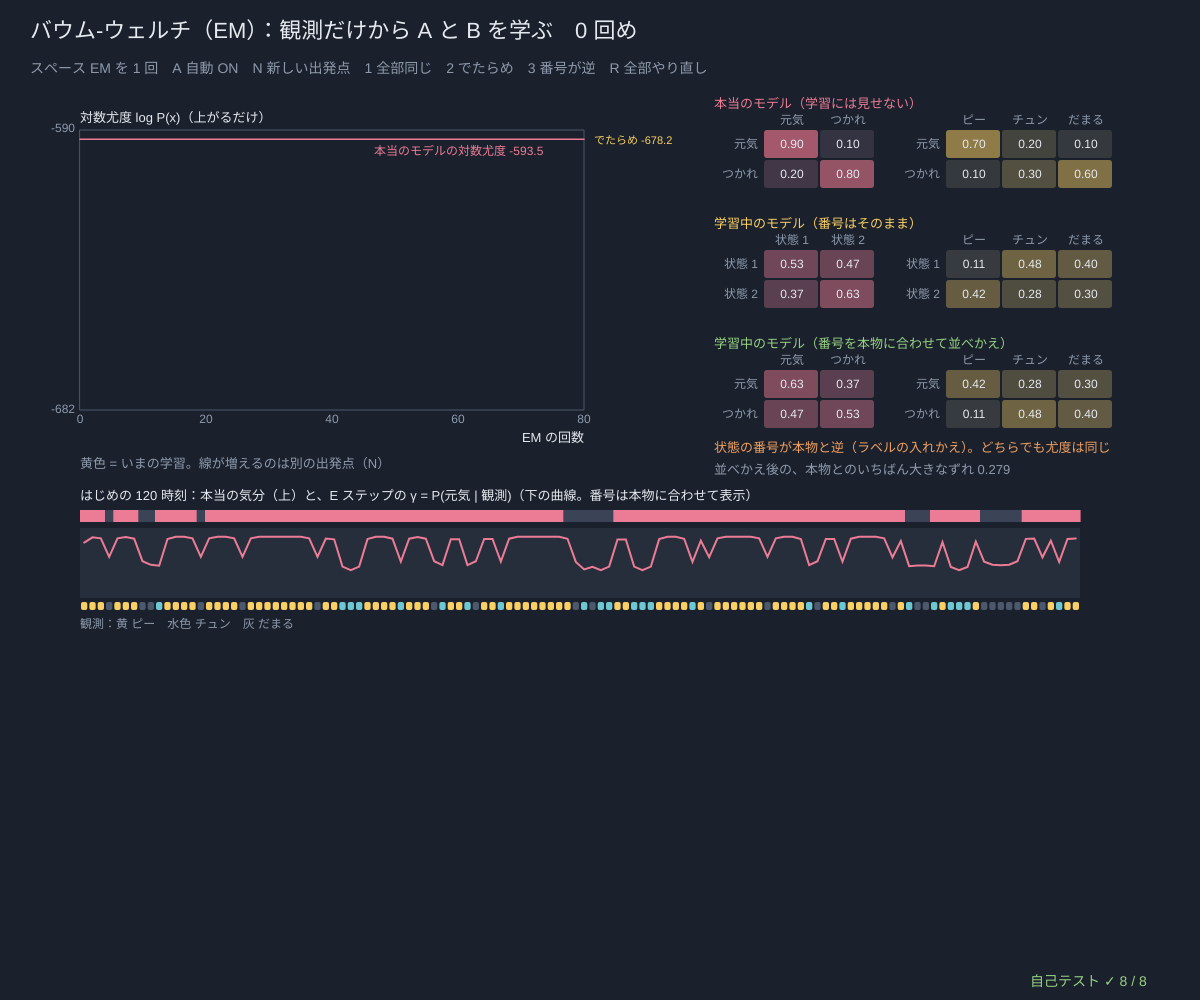
Frame 1 (no input)
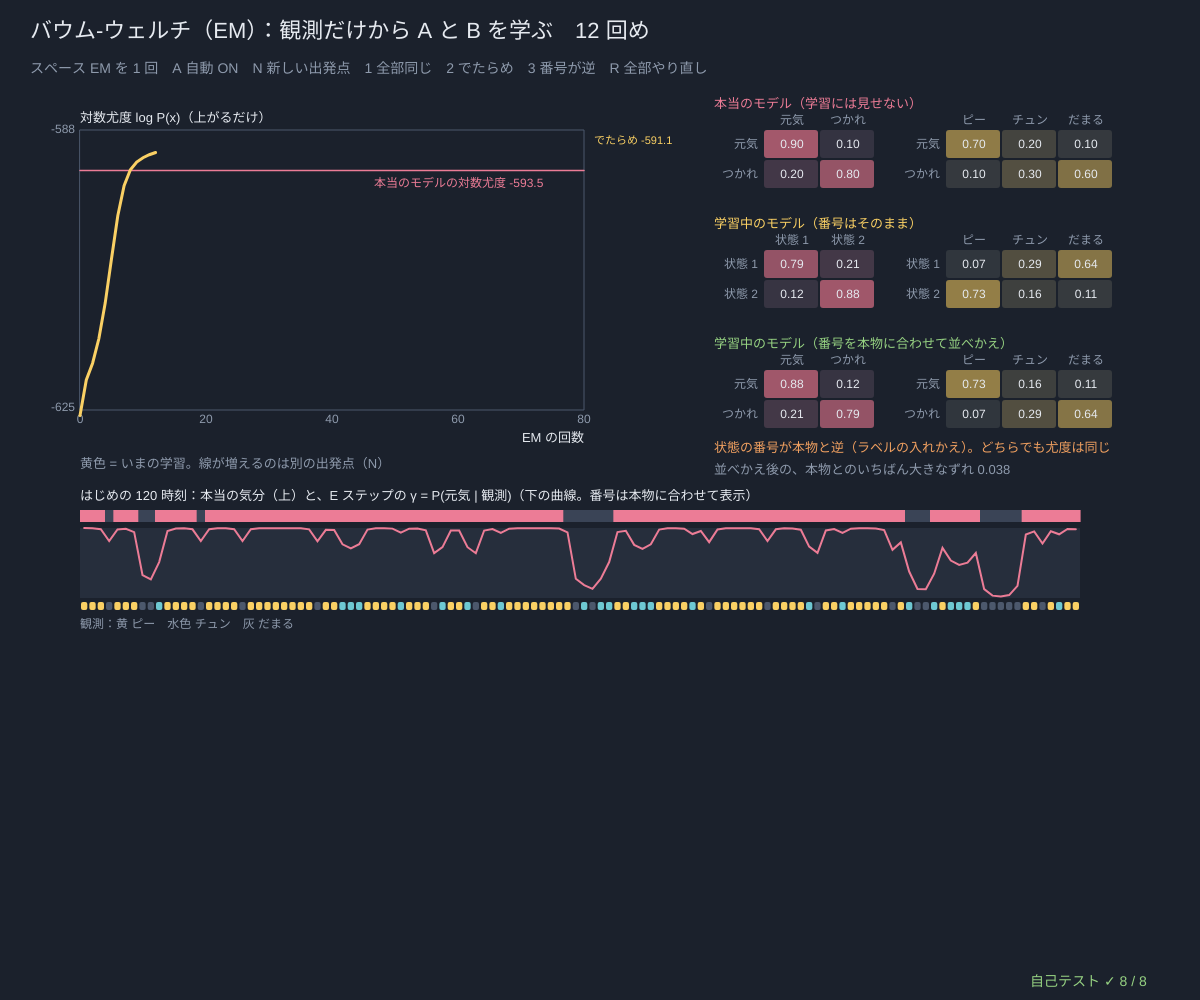
Frame 60 (no input)
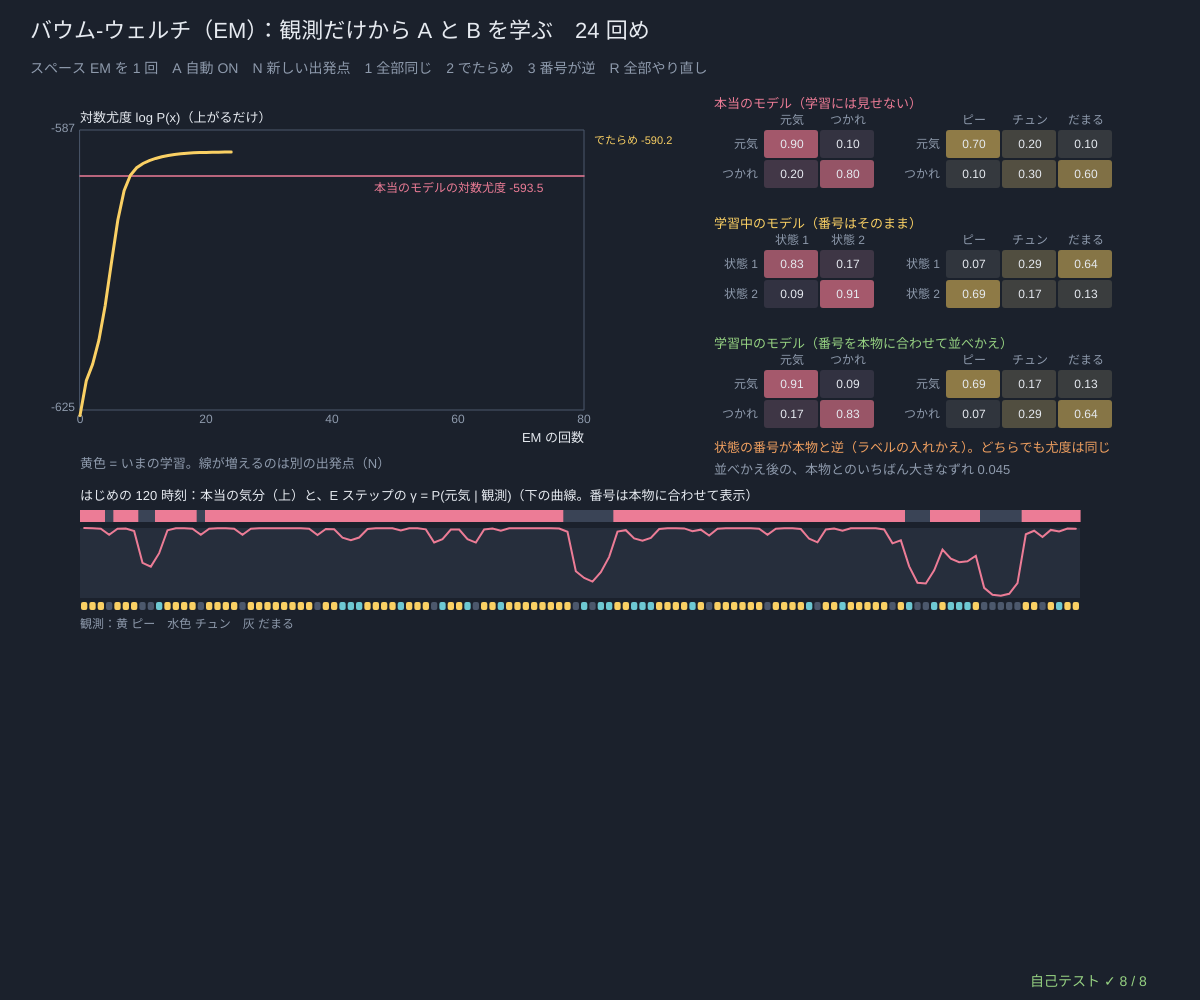
Frame 120 (the mouse pressed at the canvas centre since frame 60)

The p5.js sketch that drew these frames (run headless with seeded random() and noise() and a simulated clock; from frame 60 on, the mouse is pressed at the canvas centre):

// p5.js sketch
// ── sketch.js
// ============================================
// 05 バウム-ウェルチ（EM）で学習 ─ 森の鳥の気分（元気・つかれ）は見えず、鳴き声（ピー・チュン・だまる）の列だけが 600 個ある。
// 観測だけから A と B を学ぶ：
//   E ステップ　いまのモデルで γ_t(i)（時刻 t に状態 i にいた確率）と ξ_t(i, j)（i → j と動いた確率）を計算
//   M ステップ　A_ij = Σ ξ(i, j) / Σ γ(i)、B_i(k) = （k が出た時刻の γ(i) の合計）/ Σ γ(i)　…「期待回数」の割り算
// くり返すたびに対数尤度は必ず上がる（か同じ）。出発点によって別の山に登ることがあり、状態の番号は本物と入れかわることがある（ラベルの入れかえ）
// （混合正規分布の EM はシリーズ 61 の 08、EM の幾何はシリーズ 67 の 09）
// スペース EM を 1 回 / A 自動 / N 新しい出発点 / 1 全部同じ（動けない）2 でたらめ 3 番号が逆 / R 全部やり直し
// ============================================

const BIRD_STATES = ['元気', 'つかれ'], BIRD_OBS = ['ピー', 'チュン', 'だまる'];
const TRUE_BIRD = { p0: [0.5, 0.5], tr: [[0.9, 0.1], [0.2, 0.8]], em: [[0.7, 0.2, 0.1], [0.1, 0.3, 0.6]] };   // ★ データを作る本当のモデル（学習には見せない）
const N_OBS = 600;                       // ★ 観測の数
const MAX_IT = 80;
let data = null, runs = [], auto = true, trueLL = 0;

function setup() {
  createCanvas(windowWidth, windowHeight);
  selfTest();
  seedRng(75); data = hmmSample(TRUE_BIRD, N_OBS); trueLL = hmmLogLik(TRUE_BIRD, data.xs); runs = []; addRun(randomHmm(2, 3), 'でたらめ');
}
function windowResized() { resizeCanvas(windowWidth, windowHeight); }
function addRun(start, name) { runs.push({ cur: start, lls: [hmmLogLik(start, data.xs)], name }); if (runs.length > 6) runs.shift(); }
function emOnce(run) {                   // ★ EM を 1 回（E ステップ + M ステップ）
  if (run.lls.length > MAX_IT) return;
  run.cur = baumWelchStep(run.cur, [data.xs]).m; run.lls.push(hmmLogLik(run.cur, data.xs));
}
function presetStart(k) {
  if (k === 1) return { p0: [0.5, 0.5], tr: [[0.5, 0.5], [0.5, 0.5]], em: [[1 / 3, 1 / 3, 1 / 3], [1 / 3, 1 / 3, 1 / 3]] };
  if (k === 3) return { p0: [0.5, 0.5], tr: [[0.7, 0.3], [0.2, 0.8]], em: [[0.2, 0.3, 0.5], [0.6, 0.3, 0.1]] };
  return randomHmm(2, 3);
}
// ★ ラベルの入れかえを直す：出力行列 B の行が本物といちばん近くなるように状態の番号を並べかえる
function alignToTruth(m, truth) { let p = bestPerm(m.p0.length, (i, j) => rowDist(truth.em[i], m.em[j])); return { m: permuteHmm(m, p), perm: p }; }

function draw() {
  background(...BG);
  let run = runs[runs.length - 1];
  if (auto && frameCount % 5 === 0) emOnce(run);
  hudTitle('バウム-ウェルチ（EM）：観測だけから A と B を学ぶ　' + (run.lls.length - 1) + ' 回め', 'スペース EM を 1 回　A 自動 ' + (auto ? 'ON' : 'OFF') + '　N 新しい出発点　1 全部同じ　2 でたらめ　3 番号が逆　R 全部やり直し');
  // ---- 対数尤度のグラフ
  let lo = Math.min(...runs.map((r) => r.lls[Math.min(1, r.lls.length - 1)])) - 4, hi = Math.max(trueLL, ...runs.map((r) => r.lls[r.lls.length - 1])) + 3;
  let g = { x: 80, y: 130, w: Math.min(520, width * 0.42), h: 280, x0: 0, x1: MAX_IT, y0: lo, y1: hi };
  plotAxes(g, 'EM の回数', '対数尤度 log P(x)（上がるだけ）', [0, 20, 40, 60, 80], [Math.round(lo), Math.round(hi)]);
  stroke(...ROSE); strokeWeight(1.5); line(g.x, gY(g, trueLL), g.x + g.w, gY(g, trueLL)); note('本当のモデルの対数尤度 ' + fmtN(trueLL, 1), g.x + g.w - 210, gY(g, trueLL) + 16, ROSE, 12);
  runs.forEach((r, k) => { let c = k === runs.length - 1 ? LAN : [LILAC, AQUA, LEAF, TANG, DIMC][k % 5]; drawCurve(g, r.lls, c, k === runs.length - 1 ? 3 : 1.5); note(r.name + ' ' + fmtN(r.lls[r.lls.length - 1], 1), g.x + g.w + 10, g.y + 14 + k * 16, c, 11); });
  let stuck = run.lls.length > 5 && run.lls[run.lls.length - 1] < trueLL - 15;
  note(stuck ? 'この出発点は低い山（または平らな所）で止まった。N で別の出発点をためそう' : '黄色 = いまの学習。線が増えるのは別の出発点（N）', g.x, g.y + g.h + 58, stuck ? ROSE : DIMC, 13);
  // ---- γ の帯：はじめの 120 時刻
  let al = alignToTruth(run.cur, TRUE_BIRD), sm = smoothAll(run.cur, emTable(run.cur, data.xs.slice(0, 120))), by = g.y + g.h + 90, bw = Math.min(width - 160, 1000);
  note('はじめの 120 時刻：本当の気分（上）と、E ステップの γ = P(元気 | 観測)（下の曲線。番号は本物に合わせて表示）', 80, by, INK, 13);
  drawBand(data.zs.slice(0, 120), 80, by + 10, bw, 12, (z) => (z === 0 ? ROSE : [58, 68, 86]));
  let gg = { x: 80, y: by + 28, w: bw, h: 70, x0: 0, x1: 120, y0: 0, y1: 1 };
  noStroke(); fill(...PANEL); rect(gg.x, gg.y, gg.w, gg.h); drawCurve(gg, sm.gam.map((p) => p[al.perm[0]]), ROSE, 2, 0.5);
  for (let t = 0; t < 120; t++) { noStroke(); fill(...[LAN, AQUA, LINEC][data.xs[t]]); rect(80 + (t / 120) * bw + 1, by + 102, bw / 120 - 2, 8, 2); }
  note('観測：黄 ピー　水色 チュン　灰 だまる', 80, by + 128, DIMC, 12);
  // ---- 行列：本物・学習（そのまま）・学習（並べかえ後）
  let mx = g.x + g.w + 130, cw = 56, ch = 30;
  showModel('本当のモデル（学習には見せない）', TRUE_BIRD, mx, 130, cw, ch, ROSE);
  showModel('学習中のモデル（番号はそのまま）', run.cur, mx, 250, cw, ch, LAN, ['状態 1', '状態 2']);
  showModel('学習中のモデル（番号を本物に合わせて並べかえ）', al.m, mx, 370, cw, ch, LEAF);
  let swapped = al.perm[0] !== 0, err = Math.max(maxAbsDiff(al.m.tr, TRUE_BIRD.tr), maxAbsDiff(al.m.em, TRUE_BIRD.em));
  note(swapped ? '状態の番号が本物と逆（ラベルの入れかえ）。どちらでも尤度は同じ' : '状態の番号は本物と同じ', mx, 452, swapped ? TANG : DIMC, 13);
  note('並べかえ後の、本物とのいちばん大きなずれ ' + fmtN(err, 3), mx, 474, DIMC, 13);
  drawSelfTest();
}
function showModel(title, m, x, y, cw, ch, col, names) {
  names = names || BIRD_STATES;
  note(title, x, y - 22, col, 13);
  drawMatrix(m.tr, x + 50, y, cw, ch, names, names, { col: ROSE, ts: 12 });
  drawMatrix(m.em, x + 50 + 2 * cw + 70, y, cw, ch, names, BIRD_OBS, { col: LAN, ts: 12 });
}

function keyPressed() {
  let run = runs[runs.length - 1];
  if (key === ' ') { emOnce(run); auto = false; }
  if (key === 'a' || key === 'A') auto = !auto;
  if (key === 'n' || key === 'N' || key === '2') addRun(randomHmm(2, 3), 'でたらめ');
  if (key === '1') addRun(presetStart(1), '全部同じ');
  if (key === '3') addRun(presetStart(3), '番号が逆');
  if (key === 'r' || key === 'R') { data = hmmSample(TRUE_BIRD, N_OBS); trueLL = hmmLogLik(TRUE_BIRD, data.xs); runs = []; addRun(randomHmm(2, 3), 'でたらめ'); }
  return false;
}

// やってみよう
// 1. 1 キー（A も B も全部同じ数字）から始めると、なぜ 1 歩も動けない？（2 つの状態に区別がない）
// 2. N を何回か押して、出発点ごとに最後の対数尤度がちがうか見よう。学習したモデルが本物より高い尤度になるのはなぜ？
// 3. 3 キーで番号が逆のモデルになる。「元気」と「つかれ」という名前は、だれが付けている？
// 4. N_OBS を 60 に減らすと、学んだ行列は本物からどのくらいずれる？

// ---- 自己テスト
function selfTest() {
  selfTestResults = [];
  seedRng(750);
  let d = hmmSample(TRUE_BIRD, 600), tl = hmmLogLik(TRUE_BIRD, d.xs), okMono = true, best = null, bestLL = -Infinity, finals = [];
  for (let r = 0; r < 5; r++) {
    let m = randomHmm(2, 3), prev = -Infinity;
    for (let it = 0; it < 60; it++) { let s = baumWelchStep(m, [d.xs]); if (s.logLik < prev - 1e-9 || !noNaN(s.m.tr) || rowSumErr(s.m.tr) > 1e-9 || rowSumErr(s.m.em) > 1e-9) okMono = false; prev = s.logLik; m = s.m; }
    let ll = hmmLogLik(m, d.xs); finals.push(ll); if (ll > bestLL) { bestLL = ll; best = m; }
  }
  check('5 つの出発点 × 60 回：対数尤度は 1 回も下がらない、行の合計はいつも 1', okMono);
  check('いちばん良い出発点の対数尤度 ' + fmtN(bestLL, 1) + ' ≥ 本当のモデル ' + fmtN(tl, 1) + '（差は 15 以内）', bestLL >= tl - 1e-6 && bestLL < tl + 15);
  let al = alignToTruth(best, TRUE_BIRD);
  check('番号を合わせると、学んだ A・B は本物に近い（ずれ < 0.1）', maxAbsDiff(al.m.tr, TRUE_BIRD.tr) < 0.1 && maxAbsDiff(al.m.em, TRUE_BIRD.em) < 0.1);
  let sw = permuteHmm(best, [1, 0]);
  check('状態の番号を入れかえても尤度は同じ（ラベルの入れかえ）、並べかえで元にもどる', near(hmmLogLik(sw, d.xs), bestLL, 1e-9) && maxAbsDiff(alignToTruth(sw, TRUE_BIRD).m.em, al.m.em) < 1e-12);
  let flat = presetStart(1), f1 = baumWelchStep(flat, [d.xs]).m, f2 = baumWelchStep(f1, [d.xs]).m;
  check('全部同じ数字の出発点：2 つの状態は同じまま動けない（B の 2 行が同じ）', maxAbsDiff(f2.em[0], f2.em[1]) < 1e-12 && maxAbsDiff(f1.em, f2.em) < 1e-12 && hmmLogLik(f2, d.xs) < tl - 20);
  // 短い列で、M ステップの式を総当たりの γ・ξ から直接計算したものと照合
  let xs = [0, 2, 2, 1, 0, 0, 2], m0 = presetStart(3), eb = emTable(m0, xs), bf = bruteAll(m0, eb), st = baumWelchStep(m0, [xs]).m, trB = [[0, 0], [0, 0]], emB = [[0, 0, 0], [0, 0, 0]];
  for (let t = 0; t < 7; t++) for (let i = 0; i < 2; i++) { emB[i][xs[t]] += bf.gam[t][i]; if (t < 6) for (let j = 0; j < 2; j++) trB[i][j] += bf.xi[t][i][j]; }
  check('M ステップ = 総当たり（128 本）の期待回数の割り算（長さ 7 の列）', maxAbsDiff(st.tr, trB.map(normRow)) < 1e-12 && maxAbsDiff(st.em, emB.map(normRow)) < 1e-12 && maxAbsDiff(st.p0, bf.gam[0]) < 1e-12);
  let sm = smoothAll(best, emTable(best, d.xs)), tot = 0; for (let g of sm.gam) tot += g[0] + g[1];
  check('期待回数の合計：Σ_t Σ_i γ_t(i) = 600', near(tot, 600, 1e-8));
  let acc = 0; for (let t = 0; t < 600; t++) if (al.perm[d.zs[t]] === argMax(sm.gam[t])) acc++;
  check('学んだモデルの γ で気分を当てる：' + Math.round(acc / 6) + '%（> 80%）', acc / 600 > 0.8);
  reportSelfTest();
}

// ==================================================
// ここから下は「HMM の道具」（中身は読まなくても OK。消さないでね）
// ==================================================
// ---- 色と小さな道具（霧の夜と灯り：黄 = 見える観測、ばら色 = 隠れた状態）
const BG = [27, 33, 44];                // 背景（霧の夜の青ねずみ色）
const INK = [230, 234, 240];            // 文字（やわらかい白）
const LAN = [250, 208, 100], ROSE = [236, 124, 150], AQUA = [110, 200, 210], LILAC = [176, 156, 236], LEAF = [150, 210, 130], TANG = [240, 160, 96];
const DIMC = [142, 154, 172], PANEL = [38, 46, 60], LINEC = [76, 88, 108];
const ST_COLS = [ROSE, AQUA, LAN, LILAC, LEAF, TANG, [200, 200, 210], [130, 150, 240]];   // 状態の色
function clampv(v, a, b) { return v < a ? a : v > b ? b : v !== v ? a : v; }     // NaN なら a に戻す
function sumOf(a) { let s = 0; for (let v of a) s += v; return s; }
function argMax(a) { let b = 0; for (let i = 1; i < a.length; i++) if (a[i] > a[b]) b = i; return b; }   // 同点なら小さい番号
function fmtN(v, d) { if (typeof v !== 'number' || v !== v) return '?'; if (!isFinite(v)) return v > 0 ? '∞' : '−∞'; let s = v.toFixed(d === undefined ? 2 : d); return /^-0\.?0*$/.test(s) ? s.slice(1) : s; }
function fmtP(v) {                      // 確率の表示：小さい数は 1.2e-5 の形で
  if (typeof v !== 'number' || v !== v) return '?';
  if (v === 0) return '0'; if (Math.abs(v) >= 0.001) return v.toFixed(v >= 0.1 ? 3 : 4); return v.toExponential(1);
}
function hudTitle(t, sub) {             // 左上の見出しと操作の説明（日本語は 1 文字ずつ折り返す）
  textWrap(CHAR); noStroke(); fill(...INK); textSize(22); textAlign(LEFT, BASELINE); text(t, 30, 38);
  fill(...DIMC); textSize(14); textLeading(19); text(sub, 30, 62, width - 60);
}
function panelBox(x, y, w, h) { noStroke(); fill(...PANEL); rect(x, y, w, h, 8); }
function note(s, x, y, col, sz) { noStroke(); fill(...(col || DIMC)); textSize(sz || 13); textAlign(LEFT, BASELINE); text(s, x, y); }
// ---- 種つきの乱数（同じ種なら毎回同じ列 → 実験をくり返せる）
let rngState = 1;
function seedRng(s) { rngState = (s >>> 0) || 1; }
function rnd() {                       // 0〜1 の一様乱数（mulberry32）
  rngState = (rngState + 0x6d2b79f5) >>> 0;
  let t = rngState;
  t = Math.imul(t ^ (t >>> 15), t | 1);
  t ^= t + Math.imul(t ^ (t >>> 7), t | 61);
  return ((t ^ (t >>> 14)) >>> 0) / 4294967296;
}
function rndInt(a, b) { return a + Math.floor(rnd() * (b - a + 1)); }
function randn() { let u = 1 - rnd(), v = rnd(); return Math.sqrt(-2 * Math.log(u)) * Math.cos(2 * Math.PI * v); }   // 標準正規分布
function sampleFrom(p) { let u = rnd() * sumOf(p), c = 0; for (let i = 0; i < p.length; i++) { c += p[i]; if (u < c) return i; } return p.length - 1; }   // 確率 p[i] で i を返す
// ---- 隠れマルコフモデルの道具
// モデル m = { p0: はじめの分布 π, tr: 遷移行列 A（tr[i][j] = 状態 i の次に j）, em: 出力行列 B（em[j][k] = 状態 j が記号 k を出す） }
// どの計算も「出力の表」eb[t][j] = b_j(x_t)（時刻 t の観測を状態 j が出す確率）を受け取る → 記号でも数（正規分布）でも同じ道具が使える
function lg(p) { return p > 0 ? Math.log(p) : -Infinity; }          // log 0 は −∞（NaN にしない）
function logSumExp(a) {                // log(Σ e^a_i)：いちばん大きい値を先に引く。全部 −∞ なら −∞
  let m = -Infinity; for (let v of a) if (v > m) m = v;
  if (m === -Infinity) return -Infinity;
  let s = 0; for (let v of a) s += Math.exp(v - m);
  return m + Math.log(s);
}
function normRow(r) { let s = sumOf(r); return s > 1e-300 ? r.map((v) => v / s) : r.map(() => 1 / r.length); }   // 合計 1 に（全部 0 なら一様に）
function rowSumErr(a) { let d = 0; for (let r of a) d = Math.max(d, Math.abs(sumOf(r) - 1)); return d; }
function maxAbsDiff(a, b) { let d = 0; for (let i = 0; i < a.length; i++) d = Math.max(d, Array.isArray(a[i]) ? maxAbsDiff(a[i], b[i]) : Math.abs(a[i] - b[i])); return d; }
function vecMat(v, a) {                // 横ベクトル × 行列：1 歩先の分布
  let out = new Array(a[0].length).fill(0);
  for (let i = 0; i < v.length; i++) if (v[i] !== 0) for (let j = 0; j < out.length; j++) out[j] += v[i] * a[i][j];
  return out;
}
function emTable(m, xs) { return xs.map((x) => m.em.map((r) => r[x])); }   // 記号の列 → 出力の表
function hmmSample(m, n) {             // π, A, B からサイコロで列を作る：zs = 隠れた状態、xs = 観測
  let z = sampleFrom(m.p0), zs = [], xs = [];
  for (let t = 0; t < n; t++) { if (t > 0) z = sampleFrom(m.tr[z]); zs.push(z); xs.push(sampleFrom(m.em[z])); }
  return { zs, xs };
}
// ★ 前向き：α_t(j) = P(x_1..x_t, z_t = j) = b_j(x_t) Σ_i α_{t−1}(i) a_ij。尤度 P(x) = Σ_j α_T(j)
function fwdPlain(m, eb) {
  let n = m.p0.length, al = [];
  for (let t = 0; t < eb.length; t++) {
    let prev = t === 0 ? null : al[t - 1], row = new Array(n);
    for (let j = 0; j < n; j++) { let s = 0; if (t === 0) s = m.p0[j]; else for (let i = 0; i < n; i++) s += prev[i] * m.tr[i][j]; row[j] = s * eb[t][j]; }
    al.push(row);
  }
  return { al, lik: al.length ? sumOf(al[al.length - 1]) : 1 };
}
// ★ 後ろ向き：β_t(i) = P(x_{t+1}..x_T | z_t = i) = Σ_j a_ij b_j(x_{t+1}) β_{t+1}(j)。尤度 = Σ_i π_i b_i(x_1) β_1(i)
function bwdPlain(m, eb) {
  let n = m.p0.length, len = eb.length, be = new Array(len);
  for (let t = len - 1; t >= 0; t--) {
    be[t] = new Array(n).fill(t === len - 1 ? 1 : 0);
    if (t < len - 1) for (let i = 0; i < n; i++) for (let j = 0; j < n; j++) be[t][i] += m.tr[i][j] * eb[t + 1][j] * be[t + 1][j];
  }
  let lik = 0; if (len) for (let i = 0; i < n; i++) lik += m.p0[i] * eb[0][i] * be[0][i]; else lik = 1;
  return { be, lik };
}
// ★ スケーリングつきの前向き：毎時刻 合計 c_t で割る。ah[t] = P(z_t | x_1..x_t)（= フィルタ）、log P(x) = Σ log c_t
//   c_t = 0（ありえない観測）なら logLik = −∞ にして、その時刻は一様分布で先へ進む（NaN を作らない）
function fwdScaled(m, eb) {
  let n = m.p0.length, ah = [], cs = [], logLik = 0;
  for (let t = 0; t < eb.length; t++) {
    let pred = t === 0 ? m.p0 : vecMat(ah[t - 1], m.tr), row = pred.map((v, j) => v * eb[t][j]), c = sumOf(row);
    if (!(c > 0)) { logLik = -Infinity; row = new Array(n).fill(1 / n); c = 0; } else { row = row.map((v) => v / c); if (logLik !== -Infinity) logLik += Math.log(c); }
    ah.push(row); cs.push(c);
  }
  return { ah, cs, logLik };
}
function bwdScaled(m, eb, cs) {         // 同じ c_t で割った後ろ向き。γ_t(i) = ah[t][i] × bh[t][i]
  let n = m.p0.length, len = eb.length, bh = new Array(len);
  for (let t = len - 1; t >= 0; t--) {
    bh[t] = new Array(n).fill(t === len - 1 ? 1 : 0);
    if (t < len - 1) { let c = cs[t + 1] > 0 ? cs[t + 1] : 1; for (let i = 0; i < n; i++) { let s = 0; for (let j = 0; j < n; j++) s += m.tr[i][j] * eb[t + 1][j] * bh[t + 1][j]; bh[t][i] = s / c; } }
  }
  return bh;
}
function fwdLog(m, eb) {                // 対数のまま：log α_t(j) = log b_j(x_t) + logSumExp_i(log α_{t−1}(i) + log a_ij)
  let n = m.p0.length, la = [], lt = m.tr.map((r) => r.map(lg)), buf = new Array(n);
  for (let t = 0; t < eb.length; t++) {
    let row = new Array(n);
    for (let j = 0; j < n; j++) { let s; if (t === 0) s = lg(m.p0[j]); else { for (let i = 0; i < n; i++) buf[i] = la[t - 1][i] + lt[i][j]; s = logSumExp(buf); } row[j] = s + lg(eb[t][j]); }
    la.push(row);
  }
  return { la, logLik: la.length ? logSumExp(la[la.length - 1]) : 0 };
}
// ★ 平滑化：γ_t(i) = P(z_t = i | 全部の観測)。filt = フィルタ P(z_t | x_1..x_t)
function smoothAll(m, eb) {
  let f = fwdScaled(m, eb), bh = bwdScaled(m, eb, f.cs);
  let gam = f.ah.map((a, t) => normRow(a.map((v, i) => v * bh[t][i])));
  return { filt: f.ah, gam, bh, cs: f.cs, logLik: f.logLik };
}
function xiAt(m, eb, sm, t) {           // ξ_t(i, j) = P(z_t = i, z_{t+1} = j | 全部の観測)
  let n = m.p0.length, c = sm.cs[t + 1] > 0 ? sm.cs[t + 1] : 1, out = [];
  for (let i = 0; i < n; i++) { out.push(new Array(n)); for (let j = 0; j < n; j++) out[i][j] = (sm.filt[t][i] * m.tr[i][j] * eb[t + 1][j] * sm.bh[t + 1][j]) / c; }
  return out;
}
// ★ ビタビ（対数）：dl[t][j] = 時刻 t に状態 j で終わるいちばん良い道の log 確率、bp[t][j] = そのとき 1 つ前にいた状態（戻り矢印）
function viterbiLog(m, eb) {
  let n = m.p0.length, len = eb.length, dl = [], bp = [], lt = m.tr.map((r) => r.map(lg));
  for (let t = 0; t < len; t++) {
    let row = new Array(n), back = new Array(n).fill(-1);
    for (let j = 0; j < n; j++) {
      let best = -Infinity, arg = -1;
      if (t === 0) best = lg(m.p0[j]); else for (let i = 0; i < n; i++) { let v = dl[t - 1][i] + lt[i][j]; if (v > best) { best = v; arg = i; } }
      row[j] = best + lg(eb[t][j]); back[j] = arg;
    }
    dl.push(row); bp.push(back);
  }
  let vitPath = new Array(len).fill(0), logP = len ? -Infinity : 0;
  if (len) { let z = argMax(dl[len - 1]); logP = dl[len - 1][z]; for (let t = len - 1; t >= 0; t--) { vitPath[t] = z; z = bp[t][z] >= 0 ? bp[t][z] : 0; } }
  return { vitPath, logP, dl, bp };
}
function pathLogProb(m, eb, zs) {       // 1 本の道 zs と観測がいっしょに起きる log 確率
  let s = 0; for (let t = 0; t < zs.length; t++) s += (t === 0 ? lg(m.p0[zs[0]]) : lg(m.tr[zs[t - 1]][zs[t]])) + lg(eb[t][zs[t]]);
  return s;
}
function postDecode(gam) { return gam.map(argMax); }                 // 事後復号：時刻ごとにいちばんありそうな状態
// ★ 総当たり：N^T 本の道を全部ためす（短い列だけ）。尤度、γ、ξ、いちばん良い道
function bruteAll(m, eb) {
  let n = m.p0.length, len = eb.length, total = Math.pow(n, len), zs = new Array(len).fill(0);
  let lik = 0, gam = eb.map(() => new Array(n).fill(0)), xi = eb.slice(1).map(() => m.p0.map(() => new Array(n).fill(0))), bestP = -1, best = null;
  for (let k = 0; k < total; k++) {
    let r = k; for (let t = len - 1; t >= 0; t--) { zs[t] = r % n; r = Math.floor(r / n); }
    let p = 1; for (let t = 0; t < len && p > 0; t++) p *= (t === 0 ? m.p0[zs[0]] : m.tr[zs[t - 1]][zs[t]]) * eb[t][zs[t]];
    if (p > bestP) { bestP = p; best = zs.slice(); }
    if (p === 0) continue;
    lik += p; for (let t = 0; t < len; t++) { gam[t][zs[t]] += p; if (t > 0) xi[t - 1][zs[t - 1]][zs[t]] += p; }
  }
  if (lik > 0) { gam = gam.map((g) => g.map((v) => v / lik)); xi = xi.map((x) => x.map((r) => r.map((v) => v / lik))); }
  return { lik, gam, xi, best, bestP, paths: total };
}
function stationaryOf(tr) {             // 定常分布 π A = π（なまけた連鎖 (π + πA)/2 をくり返す。周期があっても収束する）
  let v = new Array(tr.length).fill(1 / tr.length);
  for (let k = 0; k < 4000; k++) { let w = vecMat(v, tr), d = 0; for (let i = 0; i < v.length; i++) { let u = (v[i] + w[i]) / 2; d = Math.max(d, Math.abs(u - v[i])); v[i] = u; } if (d < 1e-15) break; }
  return normRow(v);
}
function hmmLogLik(m, xs) { return fwdScaled(m, emTable(m, xs)).logLik; }   // 記号の列の対数尤度 log P(x)
function predictK(belief, tr, k) { let v = belief.slice(); for (let s = 0; s < k; s++) v = vecMat(v, tr); return v; }   // k 歩先の予測：A を k 回掛ける
// ---- バウム-ウェルチ（EM）の道具
function randomRow(k, sharp) { let r = []; for (let i = 0; i < k; i++) r.push(Math.pow(0.05 + rnd(), sharp || 1)); return normRow(r); }
function randomHmm(n, k) { let m = { p0: randomRow(n), tr: [], em: [] }; for (let i = 0; i < n; i++) { m.tr.push(randomRow(n)); m.em.push(randomRow(k)); } return m; }
function copyHmm(m) { return { p0: m.p0.slice(), tr: m.tr.map((r) => r.slice()), em: m.em.map((r) => r.slice()) }; }
// ★ 1 回の EM：E ステップで γ（状態 i にいた期待回数）と ξ（i → j と動いた期待回数）を足し合わせ、M ステップで割り算する
//   seqs = 観測列のリスト。eps = 出力の数に足す小さな数（0 でもよい）。戻り値の logLik は「更新する前」のモデルの対数尤度
function baumWelchStep(m, seqs, eps) {
  let n = m.p0.length, k = m.em[0].length, logLik = 0;
  let g0 = new Array(n).fill(0), trNum = m.tr.map(() => new Array(n).fill(0)), emNum = m.em.map(() => new Array(k).fill(eps || 0));
  for (let xs of seqs) {
    if (!xs.length) continue;
    let eb = emTable(m, xs), sm = smoothAll(m, eb); logLik += sm.logLik;
    if (sm.logLik === -Infinity) continue;                    // このモデルでは出せない列は数えない
    for (let i = 0; i < n; i++) g0[i] += sm.gam[0][i];
    for (let t = 0; t < xs.length; t++) for (let i = 0; i < n; i++) emNum[i][xs[t]] += sm.gam[t][i];
    for (let t = 0; t + 1 < xs.length; t++) {
      let c = sm.cs[t + 1];
      for (let i = 0; i < n; i++) { let a = sm.filt[t][i]; if (a === 0) continue; for (let j = 0; j < n; j++) trNum[i][j] += (a * m.tr[i][j] * eb[t + 1][j] * sm.bh[t + 1][j]) / c; }
    }
  }
  let next = { p0: sumOf(g0) > 0 ? normRow(g0) : m.p0.slice(), tr: trNum.map((r, i) => (sumOf(r) > 1e-12 ? normRow(r) : m.tr[i].slice())), em: emNum.map((r, i) => (sumOf(r) > 1e-12 ? normRow(r) : m.em[i].slice())) };
  return { m: next, logLik };
}
function permsOf(n) {                   // 0..n−1 の並べかえを全部（n ≤ 6）
  let out = [], cur = [], used = new Array(n).fill(false);
  (function rec() { if (cur.length === n) { out.push(cur.slice()); return; } for (let i = 0; i < n; i++) if (!used[i]) { used[i] = true; cur.push(i); rec(); cur.pop(); used[i] = false; } })();
  return out;
}
// ★ ラベルの入れかえ：学んだ状態の番号は本物とそろっているとは限らない。cost(本物 i, 学習 p[i]) の合計が最小になる並べかえ p を探す
function bestPerm(n, cost) { let best = null, bc = Infinity; for (let p of permsOf(n)) { let c = 0; for (let i = 0; i < n; i++) c += cost(i, p[i]); if (c < bc) { bc = c; best = p; } } return best; }
function permuteHmm(m, p) { return { p0: p.map((i) => m.p0[i]), tr: p.map((i) => p.map((j) => m.tr[i][j])), em: p.map((i) => m.em[i].slice()) }; }
function rowDist(a, b) { let s = 0; for (let i = 0; i < a.length; i++) s += Math.abs(a[i] - b[i]); return s; }
// ---- グラフの道具：g = { x, y, w, h, x0, x1, y0, y1 }
function gX(g, v) { return g.x + clampv((v - g.x0) / (g.x1 - g.x0), -0.02, 1.02) * g.w; }
function gY(g, v) { return g.y + g.h - clampv((v - g.y0) / (g.y1 - g.y0), -0.02, 1.02) * g.h; }
function plotAxes(g, xl, yl, xt, yt) {
  stroke(...LINEC); strokeWeight(1); noFill(); rect(g.x, g.y, g.w, g.h);
  noStroke(); fill(...DIMC); textSize(12); textAlign(CENTER, TOP);
  for (let v of xt) text(+v.toPrecision(4), gX(g, v), g.y + g.h + 4);
  textAlign(RIGHT, CENTER);
  for (let v of yt) text(+v.toPrecision(4), g.x - 5, gY(g, v));
  textAlign(LEFT, BASELINE); fill(...INK); textSize(13);
  text(xl, g.x + g.w - textWidth(xl), g.y + g.h + 32); text(yl, g.x, g.y - 8);
}
function polyline(pts) {               // 点が 2 つ以上あるときだけ折れ線を描く（空の beginShape を作らない）
  if (pts.length < 2) return;
  noFill(); beginShape(); for (let p of pts) vertex(p[0], p[1]); endShape();
}
function drawCurve(g, arr, col, sw, xOff, from, to) {   // arr[i] を x = i (+ xOff) に。長いときは間引いて 600 点まで
  let a = from || 0, b = to === undefined ? arr.length : to, n = b - a, stride = Math.max(1, Math.ceil(n / 600)), pts = [];
  for (let i = a; i < b; i += stride) if (isFinite(arr[i])) pts.push([gX(g, i + (xOff || 0)), gY(g, arr[i])]);
  stroke(...col); strokeWeight(sw || 2); polyline(pts);
}
function legend(x, y, items) {         // items = [[色, 名前], …]
  textSize(13); textAlign(LEFT, CENTER);
  for (let [c, s] of items) { noStroke(); fill(...c); rect(x, y - 5, 16, 10, 2); fill(...INK); text(s, x + 22, y); y += 20; }
}
function drawMatrix(a, x, y, cw, ch, rowNames, colNames, opts) {   // 行列を色つきの表で（明るい = 大きい）
  opts = opts || {}; let d = opts.digits === undefined ? 2 : opts.digits, col = opts.col || AQUA;
  textAlign(CENTER, CENTER); textSize(opts.ts || 13);
  for (let i = 0; i < a.length; i++) for (let j = 0; j < a[i].length; j++) {
    let v = a[i][j], t = clampv(Math.abs(v) / (opts.hi || 1), 0, 1); noStroke();
    fill(PANEL[0] + t * (col[0] * 0.75 - PANEL[0]), PANEL[1] + t * (col[1] * 0.75 - PANEL[1]), PANEL[2] + t * (col[2] * 0.75 - PANEL[2])); rect(x + j * cw, y + i * ch, cw - 2, ch - 2, 3);
    if (opts.numbers !== false) { fill(...INK); text(fmtN(v, d), x + j * cw + cw / 2, y + i * ch + ch / 2); }
  }
  fill(...DIMC);
  if (rowNames) for (let i = 0; i < a.length; i++) { textAlign(RIGHT, CENTER); text(rowNames[i], x - 6, y + i * ch + ch / 2); }
  if (colNames) for (let j = 0; j < a[0].length; j++) { textAlign(CENTER, BOTTOM); text(colNames[j], x + j * cw + cw / 2, y - 3); }
}
function drawBand(arr, x, y, w, h, colOf) {   // 状態の列を色の帯で（同じ色が続くところは 1 つの四角にまとめる）
  let n = arr.length, s = 0; noStroke();
  for (let t = 1; t <= n; t++) if (t === n || arr[t] !== arr[s]) { let c = colOf(arr[s]); if (c) { fill(...c); rect(x + (s / n) * w, y, ((t - s) / n) * w + 0.6, h); } s = t; }
}
function arrowLine(x1, y1, x2, y2, hs) { // 矢印
  let L = Math.hypot(x2 - x1, y2 - y1) || 1, ux = (x2 - x1) / L, uy = (y2 - y1) / L; hs = hs || 7;
  line(x1, y1, x2 - ux * hs * 0.6, y2 - uy * hs * 0.6);
  push(); noStroke(); triangle(x2, y2, x2 - ux * hs - uy * hs * 0.5, y2 - uy * hs + ux * hs * 0.5, x2 - ux * hs + uy * hs * 0.5, y2 - uy * hs - ux * hs * 0.5); pop();
}
// ---- 自己テストの道具
let selfTestResults = [];
function check(name, cond) { selfTestResults.push({ name, ok: !!cond }); }
function near(a, b, tol) { return typeof a === 'number' && isFinite(a) && Math.abs(a - b) <= (tol === undefined ? 1e-9 : tol); }
function noNaN(v) { return Array.isArray(v) || ArrayBuffer.isView(v) ? Array.from(v).every(noNaN) : !(typeof v === 'number' && v !== v); }
function reportSelfTest() { for (let r of selfTestResults) (r.ok ? console.log : console.error)((r.ok ? '✓ ' : '✗ ') + r.name); }
function selfTestLine() { let n = selfTestResults.filter((r) => r.ok).length; return '自己テスト ' + (n === selfTestResults.length ? '✓ ' : '✗ ') + n + ' / ' + selfTestResults.length; }
function drawSelfTest(x, y) { noStroke(); fill(...(selfTestResults.every((r) => r.ok) ? LEAF : [255, 90, 90])); textSize(14); textAlign(LEFT, BASELINE); text(selfTestLine(), x === undefined ? width - 170 : x, y === undefined ? height - 14 : y); }
